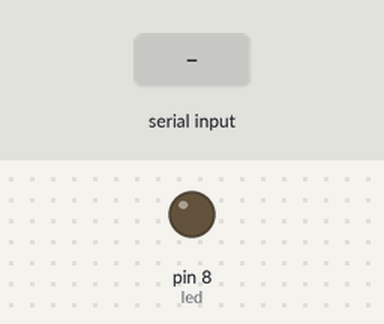
This sketch was run on a simulated Arduino Uno, built with avr-gcc and run on an emulated ATmega328P. Parts: output pins drawn as LEDs (lit = HIGH). The inputs (shaded band) are chosen by the test bench.

Above: at 1.2 s.
1.3 s: "1" received over the second serial link
At 2.5 s:
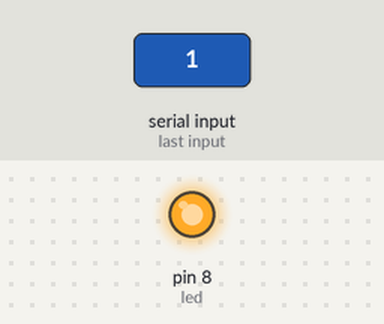
2.8 s: "3" received over the second serial link
At 3.8 s:
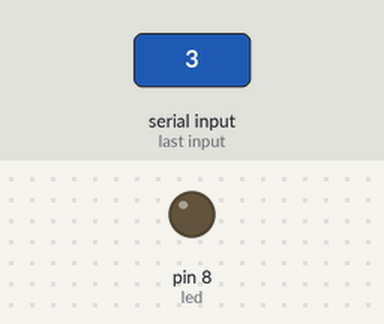
4.3 s: "2" received over the second serial link
At 4.9 s:
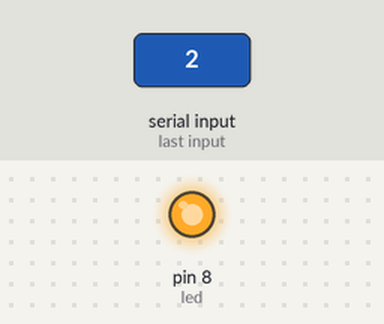
Timing chart, 0 to 7.3 s (numbered marks = the images above; inputs shaded):
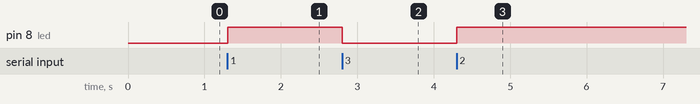

The sketch:

bluetooth.ino
```cpp
#include <SoftwareSerial.h>
int led=8;
char rec;
char valor=0;
SoftwareSerial blue(2,3);//tx rx
void setup() {
 blue.begin(9600);
pinMode(led,OUTPUT);
Serial.begin(9600);
}

void loop() {
 // Serial.print("23");
   if(blue.available()>0){
    rec=blue.read();
      blue.println(rec);
      if(rec=='1'){
      digitalWrite(led,HIGH);
      }
      else if(rec=='2'){
        digitalWrite(led,HIGH);
        }
        else if(rec=='3'){
          digitalWrite(led,LOW);
          }
      else{
      digitalWrite(led,LOW);
      }
    }


}
```

Measured:
- after the input at 1.3 s, pin 8 (led): LOW → HIGH at once
- after the input at 2.8 s, pin 8 (led): HIGH → LOW at once
- after the input at 4.3 s, pin 8 (led): LOW → HIGH at once
